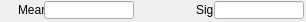
   <widget class="caFrame" name="caFrame_20">
    <property name="geometry">
     <rect>
      <x>435</x>
      <y>221</y>
      <width>306</width>
      <height>22</height>
     </rect>
    </property>
    <widget class="caLabel" name="caLabel_39">
     <property name="geometry">
      <rect>
       <x>0</x>
       <y>0</y>
       <width>48</width>
       <height>20</height>
      </rect>
     </property>
     <property name="frameShape">
      <enum>QFrame::NoFrame</enum>
     </property>
     <property name="text">
      <string>Mean</string>
     </property>
     <property name="alignment">
      <set>Qt::AlignAbsolute|Qt::AlignRight|Qt::AlignTrailing|Qt::AlignVCenter</set>
     </property>
     <property name="fontScaleMode">
      <enum>ESimpleLabel::WidthAndHeight</enum>
     </property>
     <property name="foreground">
      <color>
       <red>0</red>
       <green>0</green>
       <blue>0</blue>
      </color>
     </property>
     <property name="background">
      <color alpha="0">
       <red>0</red>
       <green>0</green>
       <blue>0</blue>
      </color>
     </property>
    </widget>
    <widget class="caLineEdit" name="caLineEdit_29">
     <property name="geometry">
      <rect>
       <x>44</x>
       <y>1</y>
       <width>90</width>
       <height>18</height>
      </rect>
     </property>
     <property name="alignment">
      <set>Qt::AlignAbsolute|Qt::AlignLeading|Qt::AlignLeft|Qt::AlignVCenter</set>
     </property>
     <property name="channel" stdset="0">
      <string>$(P)$(R)MeanValue_RBV</string>
     </property>
     <property name="foreground">
      <color>
       <red>10</red>
       <green>0</green>
       <blue>184</blue>
      </color>
     </property>
     <property name="background">
      <color>
       <red>187</red>
       <green>187</green>
       <blue>187</blue>
      </color>
     </property>
     <property name="colorMode">
      <enum>caLineEdit::Static</enum>
     </property>
     <property name="precisionMode">
      <enum>caLineEdit::Channel</enum>
     </property>
     <property name="limitsMode">
      <enum>caLineEdit::Channel</enum>
     </property>
     <property name="maxValue">
      <double>1.000000000000000</double>
     </property>
     <property name="minValue">
      <double>0.000000000000000</double>
     </property>
     <property name="fontScaleMode">
      <enum>caLineEdit::WidthAndHeight</enum>
     </property>
     <property name="formatType">
      <enum>caLineEdit::decimal</enum>
     </property>
    </widget>
    <widget class="caLabel" name="caLabel_40">
     <property name="geometry">
      <rect>
       <x>170</x>
       <y>0</y>
       <width>60</width>
       <height>20</height>
      </rect>
     </property>
     <property name="frameShape">
      <enum>QFrame::NoFrame</enum>
     </property>
     <property name="text">
      <string>Sigma</string>
     </property>
     <property name="alignment">
      <set>Qt::AlignAbsolute|Qt::AlignRight|Qt::AlignTrailing|Qt::AlignVCenter</set>
     </property>
     <property name="fontScaleMode">
      <enum>ESimpleLabel::WidthAndHeight</enum>
     </property>
     <property name="foreground">
      <color>
       <red>0</red>
       <green>0</green>
       <blue>0</blue>
      </color>
     </property>
     <property name="background">
      <color alpha="0">
       <red>0</red>
       <green>0</green>
       <blue>0</blue>
      </color>
     </property>
    </widget>
    <widget class="caLineEdit" name="caLineEdit_30">
     <property name="geometry">
      <rect>
       <x>214</x>
       <y>1</y>
       <width>90</width>
       <height>18</height>
      </rect>
     </property>
     <property name="alignment">
      <set>Qt::AlignAbsolute|Qt::AlignLeading|Qt::AlignLeft|Qt::AlignVCenter</set>
     </property>
     <property name="channel" stdset="0">
      <string>$(P)$(R)Sigma_RBV</string>
     </property>
     <property name="foreground">
      <color>
       <red>10</red>
       <green>0</green>
       <blue>184</blue>
      </color>
     </property>
     <property name="background">
      <color>
       <red>187</red>
       <green>187</green>
       <blue>187</blue>
      </color>
     </property>
     <property name="colorMode">
      <enum>caLineEdit::Static</enum>
     </property>
     <property name="precisionMode">
      <enum>caLineEdit::Channel</enum>
     </property>
     <property name="limitsMode">
      <enum>caLineEdit::Channel</enum>
     </property>
     <property name="maxValue">
      <double>1.000000000000000</double>
     </property>
     <property name="minValue">
      <double>0.000000000000000</double>
     </property>
     <property name="fontScaleMode">
      <enum>caLineEdit::WidthAndHeight</enum>
     </property>
     <property name="formatType">
      <enum>caLineEdit::decimal</enum>
     </property>
    </widget>
   </widget>
